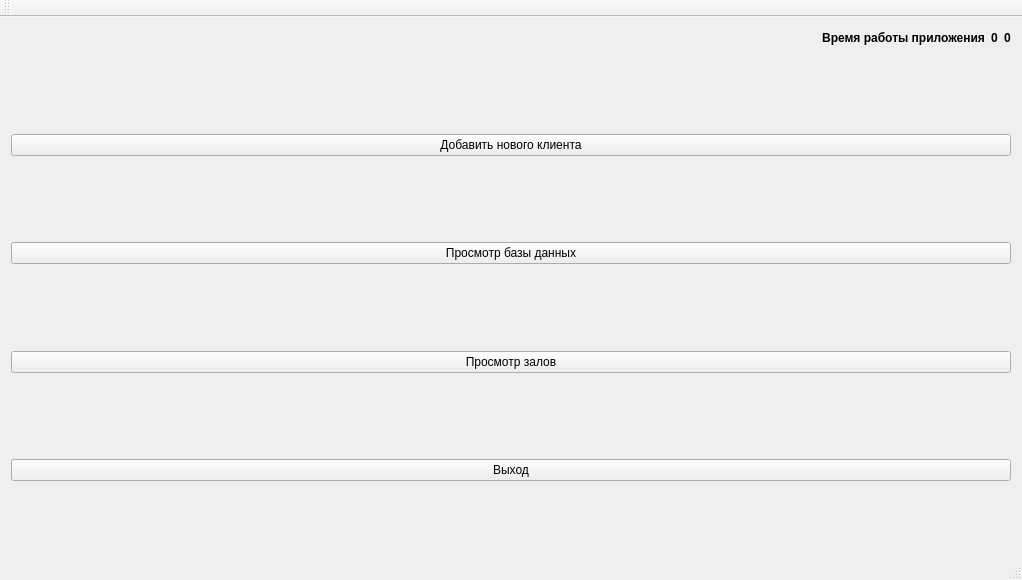
<?xml version="1.0" encoding="UTF-8"?>
<ui version="4.0">
 <class>MainWindow</class>
 <widget class="QMainWindow" name="MainWindow">
  <property name="geometry">
   <rect>
    <x>0</x>
    <y>0</y>
    <width>1020</width>
    <height>580</height>
   </rect>
  </property>
  <property name="maximumSize">
   <size>
    <width>1020</width>
    <height>580</height>
   </size>
  </property>
  <property name="windowTitle">
   <string>Administration of computer club</string>
  </property>
  <property name="windowIcon">
   <iconset resource="pictures.qrc">
    <normaloff>:/pics/admin.png</normaloff>:/pics/admin.png</iconset>
  </property>
  <widget class="QWidget" name="centralWidget">
   <layout class="QHBoxLayout" name="horizontalLayout_5">
    <item>
     <layout class="QVBoxLayout" name="verticalLayout">
      <property name="spacing">
       <number>20</number>
      </property>
      <item>
       <layout class="QHBoxLayout" name="horizontalLayout">
        <item>
         <spacer name="horizontalSpacer">
          <property name="orientation">
           <enum>Qt::Horizontal</enum>
          </property>
          <property name="sizeHint" stdset="0">
           <size>
            <width>40</width>
            <height>20</height>
           </size>
          </property>
         </spacer>
        </item>
        <item>
         <layout class="QVBoxLayout" name="verticalLayout_3">
          <item>
           <widget class="QLabel" name="label">
            <property name="font">
             <font>
              <weight>75</weight>
              <bold>true</bold>
             </font>
            </property>
            <property name="text">
             <string>Время работы приложения</string>
            </property>
            <property name="alignment">
             <set>Qt::AlignCenter</set>
            </property>
           </widget>
          </item>
         </layout>
        </item>
        <item>
         <layout class="QVBoxLayout" name="verticalLayout_4">
          <item>
           <widget class="QLabel" name="minuts">
            <property name="font">
             <font>
              <weight>75</weight>
              <bold>true</bold>
             </font>
            </property>
            <property name="text">
             <string>0</string>
            </property>
            <property name="alignment">
             <set>Qt::AlignCenter</set>
            </property>
           </widget>
          </item>
         </layout>
        </item>
        <item>
         <layout class="QVBoxLayout" name="verticalLayout_5">
          <item>
           <widget class="QLabel" name="seconds">
            <property name="font">
             <font>
              <weight>75</weight>
              <bold>true</bold>
             </font>
            </property>
            <property name="text">
             <string>0</string>
            </property>
            <property name="alignment">
             <set>Qt::AlignCenter</set>
            </property>
           </widget>
          </item>
         </layout>
        </item>
       </layout>
      </item>
      <item>
       <spacer name="verticalSpacer">
        <property name="orientation">
         <enum>Qt::Vertical</enum>
        </property>
        <property name="sizeHint" stdset="0">
         <size>
          <width>10</width>
          <height>10</height>
         </size>
        </property>
       </spacer>
      </item>
      <item>
       <layout class="QHBoxLayout" name="horizontalLayout_2">
        <item>
         <spacer name="horizontalSpacer_2">
          <property name="orientation">
           <enum>Qt::Horizontal</enum>
          </property>
          <property name="sizeHint" stdset="0">
           <size>
            <width>40</width>
            <height>20</height>
           </size>
          </property>
         </spacer>
        </item>
        <item>
         <widget class="QPushButton" name="button_add_client">
          <property name="minimumSize">
           <size>
            <width>1000</width>
            <height>0</height>
           </size>
          </property>
          <property name="text">
           <string>Добавить нового клиента</string>
          </property>
          <property name="icon">
           <iconset resource="pictures.qrc">
            <normaloff>:/pics/add.png</normaloff>:/pics/add.png</iconset>
          </property>
          <property name="iconSize">
           <size>
            <width>30</width>
            <height>30</height>
           </size>
          </property>
          <property name="autoRepeat">
           <bool>false</bool>
          </property>
          <property name="autoExclusive">
           <bool>false</bool>
          </property>
         </widget>
        </item>
        <item>
         <spacer name="horizontalSpacer_3">
          <property name="orientation">
           <enum>Qt::Horizontal</enum>
          </property>
          <property name="sizeHint" stdset="0">
           <size>
            <width>40</width>
            <height>20</height>
           </size>
          </property>
         </spacer>
        </item>
       </layout>
      </item>
      <item>
       <spacer name="verticalSpacer_2">
        <property name="orientation">
         <enum>Qt::Vertical</enum>
        </property>
        <property name="sizeHint" stdset="0">
         <size>
          <width>20</width>
          <height>40</height>
         </size>
        </property>
       </spacer>
      </item>
      <item>
       <layout class="QHBoxLayout" name="horizontalLayout_3">
        <item>
         <spacer name="horizontalSpacer_4">
          <property name="orientation">
           <enum>Qt::Horizontal</enum>
          </property>
          <property name="sizeHint" stdset="0">
           <size>
            <width>40</width>
            <height>20</height>
           </size>
          </property>
         </spacer>
        </item>
        <item>
         <widget class="QPushButton" name="show_database">
          <property name="minimumSize">
           <size>
            <width>1000</width>
            <height>0</height>
           </size>
          </property>
          <property name="layoutDirection">
           <enum>Qt::LeftToRight</enum>
          </property>
          <property name="text">
           <string>Просмотр базы данных</string>
          </property>
          <property name="icon">
           <iconset resource="pictures.qrc">
            <normaloff>:/pics/list.png</normaloff>:/pics/list.png</iconset>
          </property>
          <property name="iconSize">
           <size>
            <width>30</width>
            <height>30</height>
           </size>
          </property>
         </widget>
        </item>
        <item>
         <spacer name="horizontalSpacer_5">
          <property name="orientation">
           <enum>Qt::Horizontal</enum>
          </property>
          <property name="sizeHint" stdset="0">
           <size>
            <width>40</width>
            <height>20</height>
           </size>
          </property>
         </spacer>
        </item>
       </layout>
      </item>
      <item>
       <spacer name="verticalSpacer_3">
        <property name="orientation">
         <enum>Qt::Vertical</enum>
        </property>
        <property name="sizeHint" stdset="0">
         <size>
          <width>20</width>
          <height>40</height>
         </size>
        </property>
       </spacer>
      </item>
      <item>
       <layout class="QHBoxLayout" name="horizontalLayout_6">
        <item>
         <spacer name="horizontalSpacer_6">
          <property name="orientation">
           <enum>Qt::Horizontal</enum>
          </property>
          <property name="sizeHint" stdset="0">
           <size>
            <width>40</width>
            <height>20</height>
           </size>
          </property>
         </spacer>
        </item>
        <item>
         <widget class="QPushButton" name="button_show_rooms">
          <property name="minimumSize">
           <size>
            <width>1000</width>
            <height>0</height>
           </size>
          </property>
          <property name="text">
           <string>Просмотр залов</string>
          </property>
          <property name="icon">
           <iconset resource="pictures.qrc">
            <normaloff>:/pics/rooms.png</normaloff>:/pics/rooms.png</iconset>
          </property>
          <property name="iconSize">
           <size>
            <width>30</width>
            <height>30</height>
           </size>
          </property>
         </widget>
        </item>
        <item>
         <spacer name="horizontalSpacer_7">
          <property name="orientation">
           <enum>Qt::Horizontal</enum>
          </property>
          <property name="sizeHint" stdset="0">
           <size>
            <width>40</width>
            <height>20</height>
           </size>
          </property>
         </spacer>
        </item>
       </layout>
      </item>
      <item>
       <spacer name="verticalSpacer_4">
        <property name="orientation">
         <enum>Qt::Vertical</enum>
        </property>
        <property name="sizeHint" stdset="0">
         <size>
          <width>20</width>
          <height>40</height>
         </size>
        </property>
       </spacer>
      </item>
      <item>
       <layout class="QHBoxLayout" name="horizontalLayout_4">
        <item>
         <spacer name="horizontalSpacer_8">
          <property name="orientation">
           <enum>Qt::Horizontal</enum>
          </property>
          <property name="sizeHint" stdset="0">
           <size>
            <width>40</width>
            <height>20</height>
           </size>
          </property>
         </spacer>
        </item>
        <item>
         <widget class="QPushButton" name="button_exit">
          <property name="minimumSize">
           <size>
            <width>1000</width>
            <height>0</height>
           </size>
          </property>
          <property name="text">
           <string>Выход</string>
          </property>
          <property name="icon">
           <iconset resource="pictures.qrc">
            <normaloff>:/pics/exit.png</normaloff>:/pics/exit.png</iconset>
          </property>
          <property name="iconSize">
           <size>
            <width>30</width>
            <height>30</height>
           </size>
          </property>
         </widget>
        </item>
        <item>
         <spacer name="horizontalSpacer_9">
          <property name="orientation">
           <enum>Qt::Horizontal</enum>
          </property>
          <property name="sizeHint" stdset="0">
           <size>
            <width>40</width>
            <height>20</height>
           </size>
          </property>
         </spacer>
        </item>
       </layout>
      </item>
      <item>
       <spacer name="verticalSpacer_5">
        <property name="orientation">
         <enum>Qt::Vertical</enum>
        </property>
        <property name="sizeHint" stdset="0">
         <size>
          <width>20</width>
          <height>40</height>
         </size>
        </property>
       </spacer>
      </item>
     </layout>
    </item>
   </layout>
  </widget>
  <widget class="QMenuBar" name="menuBar">
   <property name="geometry">
    <rect>
     <x>0</x>
     <y>0</y>
     <width>1020</width>
     <height>21</height>
    </rect>
   </property>
  </widget>
  <widget class="QToolBar" name="mainToolBar">
   <attribute name="toolBarArea">
    <enum>TopToolBarArea</enum>
   </attribute>
   <attribute name="toolBarBreak">
    <bool>false</bool>
   </attribute>
  </widget>
  <widget class="QStatusBar" name="statusBar"/>
 </widget>
 <layoutdefault spacing="6" margin="11"/>
 <resources>
  <include location="pictures.qrc"/>
 </resources>
 <connections/>
</ui>
